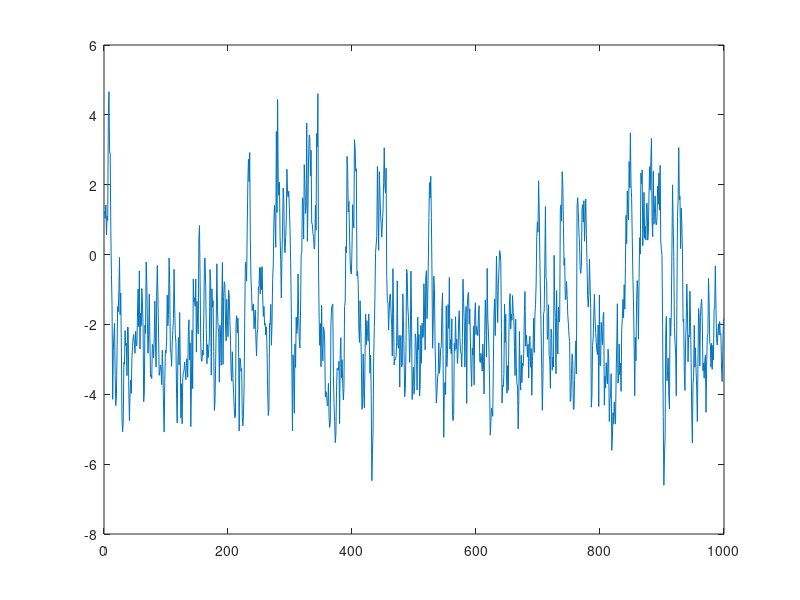

Reproduce this figure in MATLAB. (Note: this script raises an error after producing the figure.)
clear all; close all; clc;

%% --- Simulate data 
N = 1000;
e_k = randn(N,1);
x_k = zeros(N,1);

% True parameters
r_true  = 0;
a10 = -1; a11 = 0.6;
a20 =  1; a21 = 0.4;

x_k(1) = sqrt(1/(1 - a11^2)) * e_k(1);
for n = 2:N
    I1 = (x_k(n-1) <= r_true);
    I2 = (x_k(n-1) >  r_true);
    x_k(n) = (a10 + a11 * x_k(n-1)) * I1 + (a20 + a21 * x_k(n-1)) * I2 + e_k(n);
end

figure;
plot(x_k); yline(r_true, 'k--', 'threshold');
title('Simulated SETAR(2;1;1) series');
xlabel('t'); ylabel('x_t');


%%
d_candidates = 1:5;                            % possible delay values
r_candidates = linspace(min(x_k), max(x_k), 50); % grid of thresholds
r_candidates = r_candidates(10:40);
best_loss = Inf;                               % initialize
best_params = struct();

% Store loss surface for visualization
loss_surface = zeros(length(d_candidates), length(r_candidates));

for i = 1:length(d_candidates)
    d = d_candidates(i);
    for j = 1:length(r_candidates)
        r = r_candidates(j);
        
        % Create indicator vectors
        I1 = double(x_k(1:end-d) <= r);
        I2 = double(x_k(1:end-d) >  r);
        
        % Construct big design matrix
        X = [I1, I1.*x_k(1:end-d), I2, I2.*x_k(1:end-d)];
        y = x_k((d+1):end);
        
        % OLS estimate
        theta_l_hat = (X' * X) \ (X' * y);
        
        % Residuals and variance
        res = y - X * theta_l_hat;
        sigma2_hat = (res' * res) / (length(y) - 4);
        
        % Covariance matrix and SEs
        cov_theta = sigma2_hat * inv(X' * X);
        se_theta = sqrt(diag(cov_theta));
        
        % Objective for given (r, d): minimize in theta_l = [alpha0, alpha1, beta0, beta1]
        Q = @(theta_l) setar_sse_l(theta_l, r, d, x_k);
        fval = Q(theta_l_hat);
        loss_surface(i,j) = fval;   % store for heatmap

        % Objective for given (r, d): minimize in theta_l = [alpha0, alpha1, beta0, beta1]
        %Q = @(theta_l) setar_sse_l(theta_l, r, d, x_k);
        %init_guess = [0, 0.5, 0, 0.5];
        
        %[theta_l_hat, fval] = fminsearch(Q, init_guess);
        %loss_surface(i,j) = fval;   % store for heatmap
        %se_theta = [0, 0, 0, 0];
        
        if fval < best_loss
            best_loss = fval;
            best_params = struct( ...
                'theta_l', theta_l_hat, ...
                'r', r, ...
                'd', d, ...
                'loss', fval, ...
                'se', se_theta ...
            );
        end
    end
end


%% --- Display best results ---
disp('Best parameter estimates:');
fprintf('alpha0 = %.3f (SE=%.3f), alpha1 = %.3f (SE=%.3f)\n', best_params.theta_l(1), best_params.se(1), best_params.theta_l(2), best_params.se(2));
fprintf('beta0  = %.3f (SE=%.3f), beta1  = %.3f (SE=%.3f)\n', best_params.theta_l(3), best_params.se(3), best_params.theta_l(4), best_params.se(4));
fprintf('r_hat  = %.3f, d_hat  = %d\n', best_params.r, best_params.d);


%% --- Plot loss surface ---
figure;
imagesc(r_candidates, d_candidates, loss_surface);
set(gca, 'YDir', 'normal');
colorbar;
xlabel('Threshold r');
ylabel('Delay d');
title('Loss surface Q(\theta_l) over (r,d)');
hold on;
plot(best_params.r, best_params.d, 'rx', 'MarkerSize', 12, 'LineWidth', 2);
text(best_params.r, best_params.d, '  Optimum', 'Color', 'r', 'FontWeight', 'bold');
hold off;


%% --- Supporting function ---
function SSE = setar_sse_l(theta_l, r, d, x)
    % Extract parameters
    alpha0 = theta_l(1); alpha1 = theta_l(2);
    beta0  = theta_l(3); beta1  = theta_l(4);
    N = length(x);

    err = zeros(N - d, 1);
    for t = (d + 1):N
        if x(t - d) <= r
            x_hat = alpha0 + alpha1 * x(t - 1);
        else
            x_hat = beta0 + beta1 * x(t - 1);
        end
        err(t - d) = x(t) - x_hat;
    end
    
    SSE = sum(err.^2) / (N - d);   % mean squared error
end